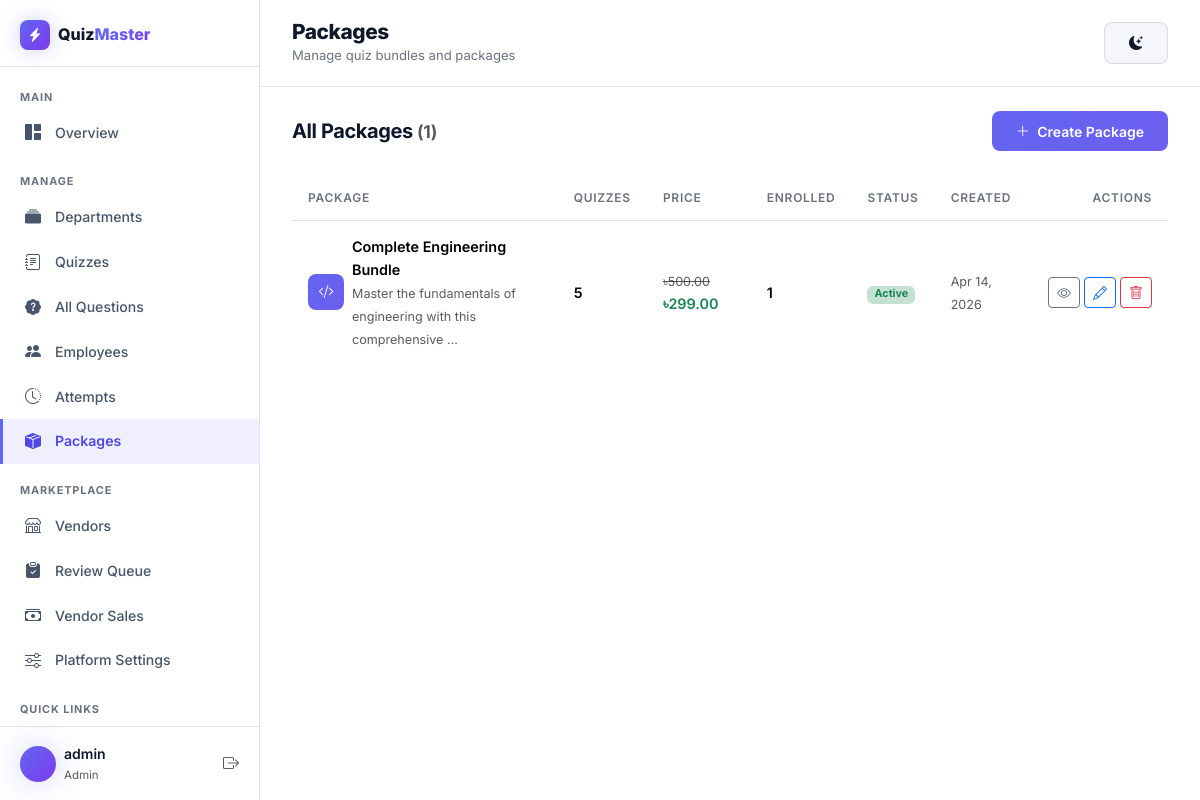
The app's page /dashboard/packages/ (signed in) with its own data.
### quizzes/models.py (models this page shows, shortened)
class Package(models.Model):
    STATUS_CHOICES = [
        ('draft', 'Draft'),
        ('pending', 'Pending Review'),
        ('approved', 'Approved / Published'),
        ('rejected', 'Rejected'),
    ]
    owner = models.ForeignKey(
        User,
        on_delete=models.CASCADE,
        null=True, blank=True,
        related_name='owned_packages',
        help_text='The vendor who owns this package. Empty for platform/admin-owned packages.'
    )
    status = models.CharField(
        max_length=20, choices=STATUS_CHOICES, default='draft',
        help_text='Review workflow status. Admin approval sets this to "approved".'
    )
    rejection_reason = models.TextField(blank=True)
    submitted_at = models.DateTimeField(null=True, blank=True)
    reviewed_at = models.DateTimeField(null=True, blank=True)
    reviewed_by = models.ForeignKey(
        User,
        on_delete=models.SET_NULL,
        null=True, blank=True,
        related_name='reviewed_packages'
    )
    name = models.CharField(max_length=300)
    slug = models.SlugField(max_length=300, unique=True, blank=True)
    description = models.TextField(
        help_text='Describe what this package covers and who it is for.'
    )
    icon = models.CharField(
        max_length=50,
        default='bi-box-seam-fill',
        help_text='Bootstrap icon class, e.g. bi-box-seam-fill'
    )
    price = models.DecimalField(
        max_digits=10, decimal_places=2, default=0.00,
        help_text='Display price. Set to 0 for free packages.'
    )
    discount_price = models.DecimalField(
        max_digits=10, decimal_places=2, null=True, blank=True,
        help_text='Optional discounted price. Leave empty for no discount.'
    )
    quizzes = models.ManyToManyField(
        Quiz,
        related_name='packages',
        blank=True,
        help_text='Select the quizzes to include in this package.'
    )
    is_active = models.BooleanField(default=True)
    created_at = models.DateTimeField(auto_now_add=True)
    updated_at = models.DateTimeField(auto_now=True)
    class Meta:
        ordering = ['-created_at']
    def get_absolute_url(self):
        return reverse('package_detail', kwargs={'slug': self.slug})
    @property
    def quiz_count(self):
        return self.quizzes.filter(is_published=True).count()
    @property
    def enrollment_count(self):
        return self.purchases.count()
    @property
    def effective_price(self):
        if self.discount_price is not None:
            return self.discount_price
        return self.price
    @property
    def has_discount(self):
        return self.discount_price is not None and self.discount_price < self.price

### quizzes/views.py (the view)
# urls.py: path('dashboard/packages/', views.dashboard_packages, name='dashboard_packages'),
@staff_member_required
def dashboard_packages(request):
    packages = Package.objects.all().order_by('-created_at')
    context = {'packages': packages, 'active_page': 'packages'}
    return render(request, 'quizzes/dashboard/packages.html', context)

### quizzes/templates/quizzes/dashboard/packages.html (shortened to what this page needs)
{% extends "quizzes/dashboard/base.html" %}
{% block page_title %}Packages{% endblock %}
{% block page_subtitle %}Manage quiz bundles and packages{% endblock %}
{% block dash_content %}
<div class="d-flex justify-content-between align-items-center mb-4">
    <h5 class="fw-700 mb-0">
        All Packages
        <span class="text-muted small fw-400">({{ packages|length }})</span>
    </h5>
    <a href="{% url 'dashboard_package_create' %}" class="btn btn-gradient btn-sm">
        <i class="bi bi-plus-lg me-1"></i> Create Package
    </a>
</div>
{% if packages %}
<div class="table-responsive">
    <table class="table dash-table align-middle">
        <thead>
            <tr>
                <th>Package</th>
                <th>Quizzes</th>
                <th>Price</th>
                <th>Enrolled</th>
                <th>Status</th>
                <th>Created</th>
                <th class="text-end">Actions</th>
            </tr>
        </thead>
        <tbody>
            {% for package in packages %}
            <tr>
                <td>
                    <div class="d-flex align-items-center gap-2">
                        <div class="dash-icon-sm">
                            <i class="bi {{ package.icon }}"></i>
                        </div>
                        <div>
                            <div class="fw-600">{{ package.name }}</div>
                            <small class="text-muted">{{ package.description|truncatewords:8 }}</small>
                        </div>
                    </div>
                </td>
                <td>
                    <span class="fw-600">{{ package.quiz_count }}</span>
                </td>
                <td>
                    {% if package.has_discount %}
                        <span class="text-muted text-decoration-line-through small">৳{{ package.price }}</span>
                        <span class="fw-600 text-success">
                            {% if package.effective_price == 0 %}Free{% else %}৳{{ package.effective_price }}{% endif %}
                        </span>
                    {% else %}
                        <span class="fw-600">
                            {% if package.price == 0 %}Free{% else %}৳{{ package.price }}{% endif %}
                        </span>
                    {% endif %}
                </td>
                <td>
                    <span class="fw-600">{{ package.enrollment_count }}</span>
                </td>
                <td>
                    {% if package.is_active %}
                        <span class="badge bg-success bg-opacity-25 text-success">Active</span>
                    {% else %}
                        <span class="badge bg-danger bg-opacity-25 text-danger">Inactive</span>
                    {% endif %}
                </td>
                <td>
                    <small class="text-muted">{{ package.created_at|date:"M d, Y" }}</small>
                </td>
                <td class="text-end">
                    <div class="d-flex gap-1 justify-content-end">
                        <a href="{{ package.get_absolute_url }}" class="btn btn-sm btn-outline-secondary" title="View" target="_blank">
                            <i class="bi bi-eye"></i>
                        </a>
                        <a href="{% url 'dashboard_package_edit' pk=package.pk %}" class="btn btn-sm btn-outline-primary" title="Edit">
                            <i class="bi bi-pencil"></i>
                        </a>
                        <a href="{% url 'dashboard_package_delete' pk=package.pk %}" class="btn btn-sm btn-outline-danger" title="Delete">
                            <i class="bi bi-trash"></i>
                        </a>
                    </div>
                </td>
            </tr>
            {% endfor %}
        </tbody>
    </table>
</div>
{% endif %}
{% endblock %}

### quizzes/templates/quizzes/dashboard/base.html (shortened to what this page needs)
{% load static %}
<!DOCTYPE html>
<html lang="en" data-bs-theme="light" data-theme="light">
<head>
    <link href="https://cdn.jsdelivr.net/npm/bootstrap@5.3.3/dist/css/bootstrap.min.css" rel="stylesheet">
    <link href="https://cdn.jsdelivr.net/npm/bootstrap-icons@1.11.3/font/bootstrap-icons.css" rel="stylesheet">
    <link rel="stylesheet" href="{% static 'css/style.css' %}?v=6">
    <link rel="stylesheet" href="{% static 'css/dashboard.css' %}?v=6">
</head>
<body class="dashboard-body">
    <aside class="dash-sidebar" id="dashSidebar">
        <div class="dash-sidebar-header">
            <a href="{% url 'home' %}" class="d-flex align-items-center gap-2 text-decoration-none">
                <div class="brand-icon brand-icon-sm">
                    <i class="bi bi-lightning-charge-fill"></i>
                </div>
                <span class="fw-800 text-white">Quiz<span class="text-gradient">Master</span></span>
            </a>
        </div>
        <nav class="dash-nav">
            <div class="dash-nav-section">
                <div class="dash-nav-label">Main</div>
                <a href="{% url 'dashboard' %}" class="dash-nav-link {% if active_page == 'overview' %}active{% endif %}">
                    <i class="bi bi-grid-1x2-fill"></i> Overview
                </a>
            </div>
            <div class="dash-nav-section">
                <div class="dash-nav-label">Manage</div>
                <a href="{% url 'dashboard_departments' %}" class="dash-nav-link {% if active_page == 'departments' %}active{% endif %}">
                    <i class="bi bi-collection-fill"></i> Departments
                </a>
                <a href="{% url 'dashboard_quizzes' %}" class="dash-nav-link {% if active_page == 'quizzes' %}active{% endif %}">
                    <i class="bi bi-journal-text"></i> Quizzes
                </a>
                <a href="{% url 'dashboard_all_questions' %}" class="dash-nav-link {% if active_page == 'questions' %}active{% endif %}">
                    <i class="bi bi-patch-question-fill"></i> All Questions
                </a>
                <a href="{% url 'dashboard_employees' %}" class="dash-nav-link {% if active_page == 'employees' %}active{% endif %}">
                    <i class="bi bi-people-fill"></i> Employees
                </a>
                <a href="{% url 'dashboard_attempts' %}" class="dash-nav-link {% if active_page == 'attempts' %}active{% endif %}">
                    <i class="bi bi-clock-history"></i> Attempts
                </a>
                <a href="{% url 'dashboard_packages' %}" class="dash-nav-link {% if active_page == 'packages' %}active{% endif %}">
                    <i class="bi bi-box-seam-fill"></i> Packages
                </a>
            </div>
            <div class="dash-nav-section">
                <div class="dash-nav-label">Marketplace</div>
                <a href="{% url 'dashboard_vendors' %}" class="dash-nav-link {% if active_page == 'vendors' %}active{% endif %}">
                    <i class="bi bi-shop"></i> Vendors
                </a>
                <a href="{% url 'dashboard_review_quizzes' %}" class="dash-nav-link {% if active_page == 'reviews' %}active{% endif %}">
                    <i class="bi bi-clipboard-check-fill"></i> Review Queue
                </a>
                <a href="{% url 'dashboard_vendor_sales' %}" class="dash-nav-link {% if active_page == 'vendor_sales' %}active{% endif %}">
                    <i class="bi bi-cash-stack"></i> Vendor Sales
                </a>
                <a href="{% url 'dashboard_settings' %}" class="dash-nav-link {% if active_page == 'settings' %}active{% endif %}">
                    <i class="bi bi-sliders"></i> Platform Settings
                </a>
            </div>
            <div class="dash-nav-section">
                <div class="dash-nav-label">Quick Links</div>
                <a href="{% url 'home' %}" class="dash-nav-link">
                </a>
            </div>
        </nav>
        <div class="dash-sidebar-footer">
            <div class="d-flex align-items-center gap-2">
                <div class="profile-avatar" style="width: 36px; height: 36px; font-size: 0.85rem;">
                </div>
                <div>
                    <div class="fw-600 small text-white">{{ user.get_full_name|default:user.username }}</div>
                    <div class="text-muted" style="font-size: 0.72rem;">
                        {% if user.is_superuser %}Admin{% else %}Staff{% endif %}
                    </div>
                </div>
            </div>
            <a href="{% url 'logout' %}" class="text-muted" title="Logout">
                <i class="bi bi-box-arrow-right"></i>
            </a>
        </div>
    </aside>
    <div class="dash-main">
        <header class="dash-topbar">
            <div>
                <h1 class="dash-page-title">{% block page_title %}Dashboard{% endblock %}</h1>
                <p class="dash-page-subtitle mb-0">{% block page_subtitle %}{% endblock %}</p>
            </div>
            <button type="button" class="btn btn-glass btn-sm ms-auto" data-theme-toggle title="Toggle light / dark mode" aria-label="Toggle light or dark mode">
                <i class="bi bi-sun-fill"></i>
            </button>
        </header>
        <div class="dash-content">
            {% block dash_content %}{% endblock %}
        </div>
    </div>
</body>
</html>

### records on screen
Package: name "Complete Engineering Bundle", description "Master the fundamentals of engineering with this comprehensive …", quiz_count "5", price "500.00", effective_price "299.00", enrollment_count "1", is_active "Active", created_at "Apr 14, 2026"

### other values on screen
{{ user.get_full_name|default:user.username }} "admin"
{{ packages|length }} "1"
